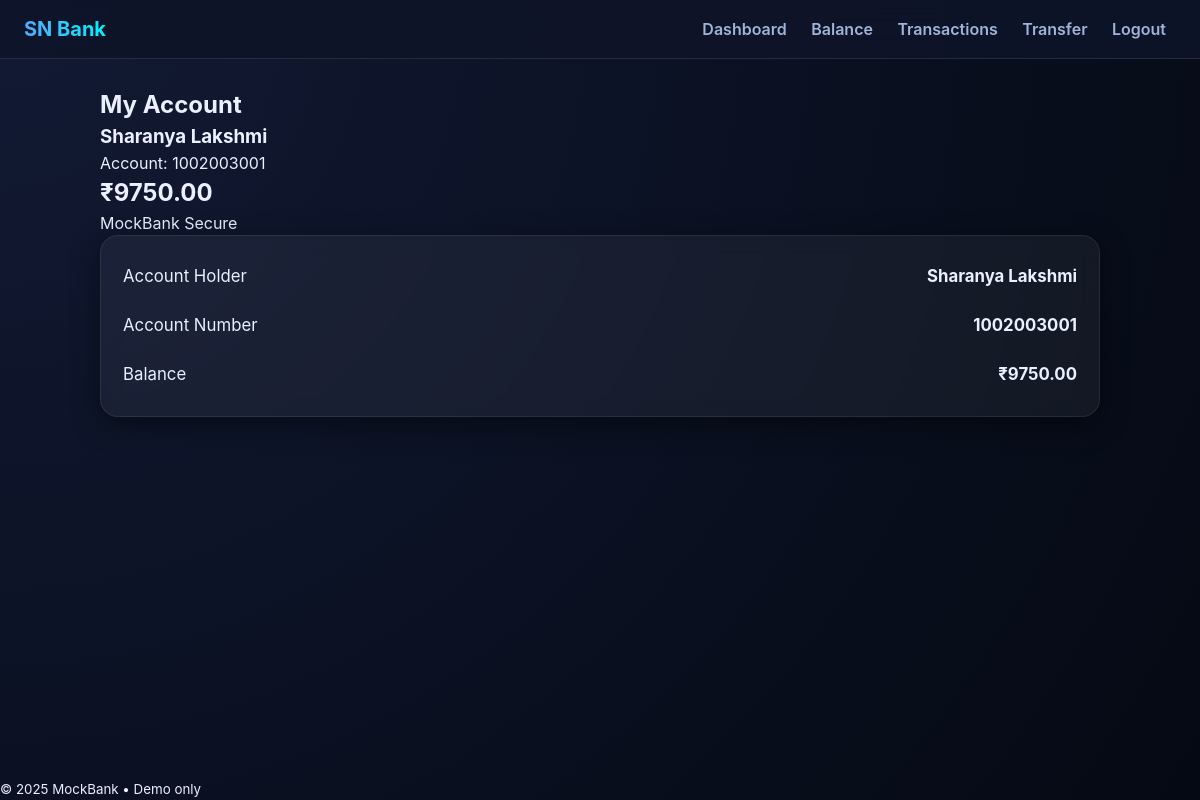
/balance (signed in), run on the app's committed database.
### app.py (models this page shows)
class User(db.Model):
    id = db.Column(db.Integer, primary_key=True)
    name = db.Column(db.String(120), nullable=False)
    email = db.Column(db.String(120), unique=True, nullable=False, index=True)
    password_hash = db.Column(db.String(255), nullable=False)
    account_number = db.Column(db.String(20), unique=True, nullable=False, index=True)
    dob = db.Column(db.Date, nullable=False)
    phone = db.Column(db.String(15), unique=True)  # NEW field
    balance = db.Column(db.Numeric(12, 2), default=0)

### app.py (the view)
    @app.get("/balance")
    @login_required
    def balance():
        user = User.query.get(g.user.id)
        return render_template("balance.html", user=user)

### templates/balance.html (shortened to what this page needs)
{% extends "base.html" %}
{% block content %}
<h2>My Account</h2>
<div class="card3d">
  <div class="front">
    <h3>{{ user.name }}</h3>
    <p>Account: {{ user.account_number }}</p>
    <h2>₹{{ '%.2f'|format(user.balance) }}</h2>
  </div>
  <div class="back">
    <p>MockBank Secure</p>
  </div>
</div>
<div class="card">
  <div class="row"><span>Account Holder</span><strong>{{ user.name }}</strong></div>
  <div class="row"><span>Account Number</span><strong>{{ user.account_number }}</strong></div>
  <div class="row"><span>Balance</span><strong>₹{{ '%.2f'|format(user.balance) }}</strong></div>
</div>
{% endblock %}

### static/css/styles.css (style rules this page uses)
:root { --bg: #0a0f1f; --card: rgba(255, 255, 255, 0.05); --glass: rgba(255, 255, 255, 0.08); --text: #e9f0ff; --muted: #9fb4d8; --accent: #4e7cff; --accent-2: #2ad1ff; --danger: #ff4e78; --success: #2ecc71; --warning: #ffc107; --radius: 18px; --transition: 0.25s ease; }
* { margin: 0; padding: 0; box-sizing: border-box; font-family: 'Inter', system-ui, -apple-system, Segoe UI, Roboto, Ubuntu, sans-serif; }
body { background: radial-gradient(circle at top left, #121a34, #050913); color: var(--text); display: flex; flex-direction: column; min-height: 100vh; line-height: 1.5; }
.card { background: var(--card); border-radius: var(--radius); padding: 22px; box-shadow: 0 8px 30px rgba(0, 0, 0, 0.45); backdrop-filter: blur(10px); display: grid; gap: 12px; border: 1px solid rgba(255,255,255,0.08); transition: var(--transition); }
.row { display: flex; justify-content: space-between; margin: 6px 0; font-size: 1.05rem; }

### data on the page
User: name "Sharanya Lakshmi", account_number "1002003001", balance "9750.00"

### other printed values
{{ 2025 }} "2025"
